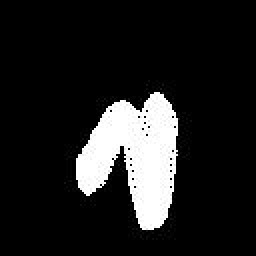
#> input picture uncenter_data/01/087.jpg, 128 x 128 px, found by its file name (shown 2 times larger); its folder holds only this picture in this run
$ python ROI_extraction.py
#> lines starting #> are read from the running program, lines starting #| are printed output that depends on the picture
from PIL import Image
import os
from tqdm import tqdm


def black_pixel_bounds(image_path, output_folder):
#> called with image_path = './uncenter_data/01/087.jpg', output_folder = './ROI_data/01'
    image = Image.open(image_path)
#> image is the input picture: PIL image 128x128 L; min 0, max 255, mean 32.6

    width, height = image.size
#> width = 128; height = 128

    left, top, right, bottom = None, None, None, None

    for x in range(width):
        for y in range(height):
            pixel_value = image.getpixel((x, y))

            if pixel_value == 255:
                if left is None or x < left:
                    left = x
                if right is None or x > right:
                    right = x
                if top is None or y < top:
                    top = y
                if bottom is None or y > bottom:
                    bottom = y
#> after the loop, bottom = 114; left = 38; right = 88; top = 46

    image = image.crop((left, top, right, bottom))
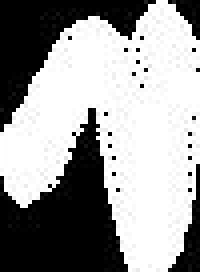
#> image: PIL image 50x68 L (shown 4 times larger); min 0, max 255, mean 155.2
    image.save(output_folder + "/" + image_path.split("/")[-1])


if __name__ == "__main__":
    for i in tqdm(os.listdir("./uncenter_data")):
        for j in tqdm(os.listdir(f"./uncenter_data/{i}")):
            try:
                black_pixel_bounds(f"./uncenter_data/{i}/{j}", f"./ROI_data/{i}")
            except:
                print(f"./uncenter_data/{i}/{j}")
                continue
#> pass 2 of the loop `for i in tqdm(os.listdir("./uncenter_data")):`:
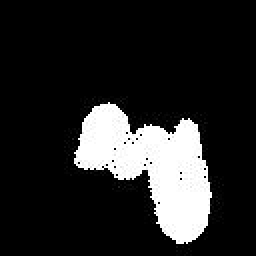
#> input picture uncenter_data/02/018.jpg, 128 x 128 px, found by its file name (shown 2 times larger)
#> in black_pixel_bounds, image is the input picture: PIL image 128x128 L; min 0, max 255, mean 39.1
#> after the loop in black_pixel_bounds (call 2), `for x in range(width):`: bottom = 121; left = 37; right = 105; top = 51
#> in black_pixel_bounds (call 2), `image = image.crop((left, top, right, bottom))`:
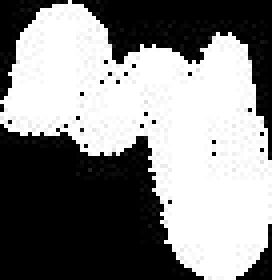
#> image: PIL image 68x70 L (shown 4 times larger); min 0, max 255, mean 133.9
